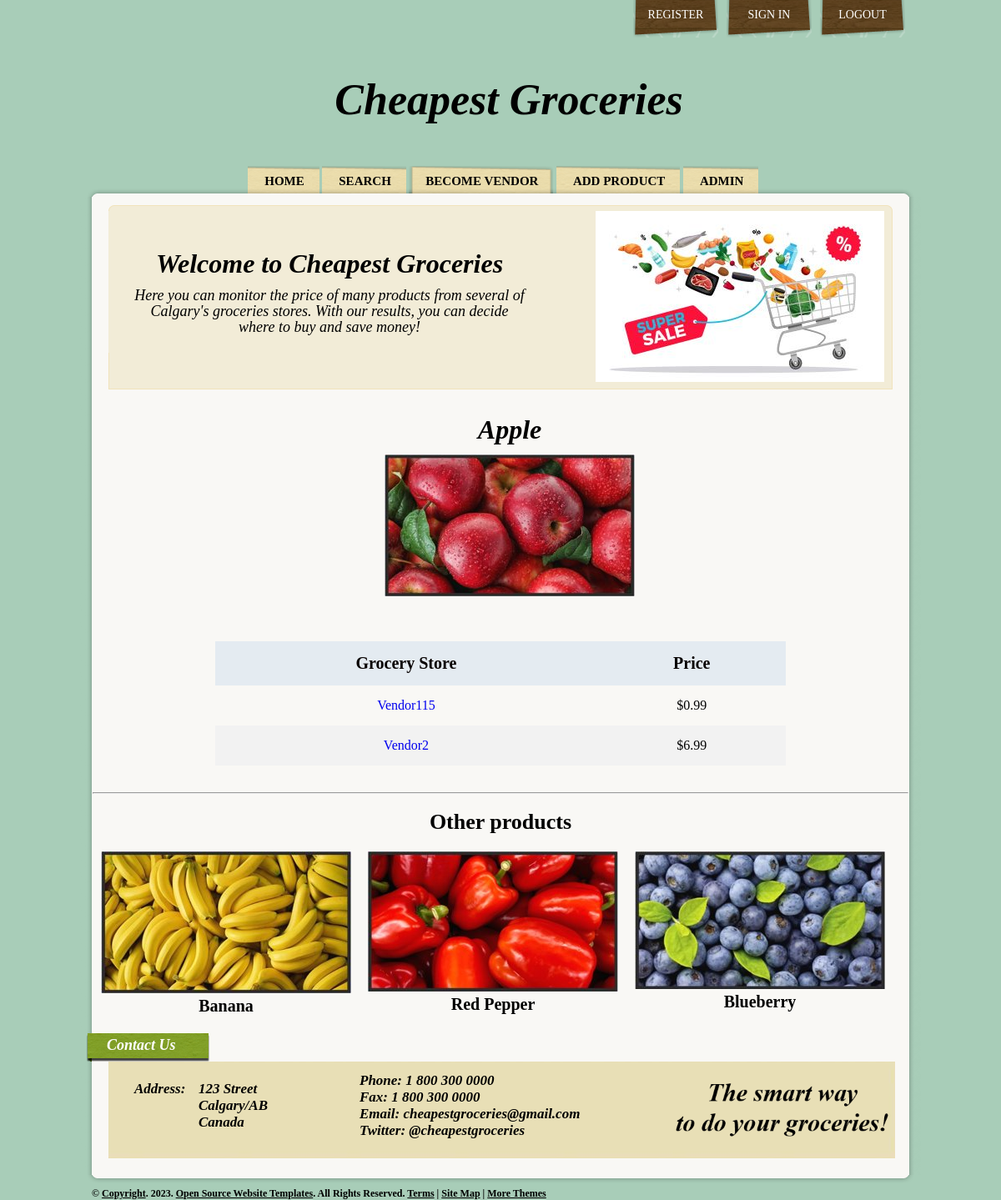
Screenshot of /Fruits_Vegetables/apple_vendor115/ (signed in) with the database file from the repository.
### products/models.py (models this page shows, shortened)
class Product(models.Model):
    category    = models.ForeignKey(Category, related_name = 'products', on_delete = models.CASCADE)
    vendor      = models.ForeignKey(Vendor, related_name = 'products', on_delete = models.CASCADE)
    title       = models.CharField(max_length = 200)
    slug        = models.SlugField(max_length = 200, unique = True) #used in the urls
    price       = models.DecimalField(max_digits = 6, decimal_places = 2, blank=True, default = 0.0)
    date_added  = models.DateTimeField(auto_now_add = True)
    image       = models.ImageField(upload_to = 'uploads/', blank = True, null = True)
    thumbnail   = models.ImageField(upload_to = 'uploads/', blank = True, null = True)
    class Meta:
        ordering = ['-date_added'] #data in descent order
    def __str__(self):
        return self.title #self.vendor
    def get_thumbnail(self):
        if self.thumbnail:
            return self.thumbnail.url

### vendor/models.py (models this page shows, shortened)
class Vendor(models.Model):
    name = models.CharField(max_length = 255)
    created_at = models.DateTimeField(auto_now_add = True)
    created_by = models.OneToOneField(User, related_name = 'vendor', on_delete = models.CASCADE)
    class Meta:
        ordering = ['name']

### products/views.py (the view)
# urls.py: path('<slug:category_slug>/<slug:product_slug>/', product, name = 'product'), #own
def product(request, category_slug, product_slug):
    product = get_object_or_404(Product, category__slug = category_slug, slug = product_slug)
    list_products =  Product.objects.filter(title=product).values()
    list_id = []
    list_price = []
    list_final = {}
    for p in list_products:
        list_id.append(p['vendor_id'])
        list_price.append(p['price'])
    vendor_name = []
    vendor_id =  Vendor.objects.filter(pk__in=list_id)
    for n in vendor_id:
        vendor_name.append(n.name)
    for p, v in enumerate(vendor_name):
        list_final[v] = list_price[p]
    list_final = dict(sorted(list_final.items(), key=operator.itemgetter(1)))
    print(list_final)
    other_products = list(product.category.products.exclude(id=product.id))
    if len(other_products) >= 3:
        other_products = random.sample(other_products, 3)
    template = 'product.html'
    content = {'product': product, 'other_products': other_products, 'list_final': list_final}
    return render(request, template, content)

### products/context_processors.py (called while the page is built)
def menu_categories(request):
    categories = Category.objects.all()
    return {'menu_categories': categories}

### templates/product.html (shortened to what this page needs)
{% extends "base.html" %}
{% block content %}
    {% if user.is_authenticated %}
        <div class="productview">
            {% if product.image %}
                <h1>{{ product.title }}</h1>
                <figure class="image">
                    <img src="{{ product.get_thumbnail }}">
                </figure>
            {% endif %}
        </div>
        <div class="box">
            <table class="table-v-a center-t">
                <thead class="table-fonth">
                    <tr class="tr-v-a tr-v-a-h">
                        <th class="th-td-v-a th-color">Grocery Store</th>
                        <th class="th-td-v-a th-color">Price</th>
                    </tr>
                </thead>
                <tbody>
                    {% for vendor,price in list_final.items %}
                        <tr class="tr-v-a tr-v-a-h table-fontr">
                            <td class="th-td-v-a"><a href="{% url 'product' product.category.slug product.slug %}"
                                style="text-decoration: none;">{{ vendor }}</a></td>
                            <td class="th-td-v-a">${{ price }}</td>
                        </tr>
                    {% endfor %}
                </tbody>
            </table>
            <br>
            <br>
        </div>
        <hr class="rounded">
        {% if other_products %}
            <div class="column is-12">
                <h2 class="h1 font-weight-normal form-register-h2">Other products</h2>
            </div>
            {% for product in other_products %}
                {% include 'list_item.html' %}
            {% endfor %}
        {% endif %}
    {% else %}
        <div class="heading">
            Hello
        </div>
        <p class="msglogout">You're not logged in. Would you like to
        <a href="{% url 'login' %}">login</a>?</p>
    {% endif %}
{% endblock %}

### templates/list_item.html
<div class="productHolder">
    <figure>
        <a href="{% url 'product' product.category.slug product.slug %}">
        <img src="{{ product.get_thumbnail }}"></a>
    </figure>
    <h class="product">{{ product.title }}</h>
</div>

### pages/static/css/style.css (style rules this page uses)
* { margin:0px; }
img { border:none; }
body { background:#a8cdb8; color:#000000; font-family:Times, "Times New Roman", Georgia, serif; font-size:14px; }
h1 { color:#000000; font-size:32px; font-style:italic; line-height:normal; margin:5px 0px 10px; }
.form-register-h2 { text-align: center; padding-top: 0.5cm; font-size: 26px; padding-bottom: 0.5cm; }
.product { text-align: center; color:#000000; font-size:20px; font-weight: bold; font-style: normal; padding:10px; }
.productHolder { float:left; width:300px; padding-bottom:5px; margin:0px 10px; text-align: center; }
.productview { float:center; width:300px; padding-bottom:center; margin: 30px 300px 50px 350px; text-align: center; }
.table-v-a { border-collapse: collapse; width: 70%; padding: 15px 15px 15px 15px; }
.center-t { margin-left: auto; margin-right: auto; }
.th-color { background-color: #e4ebf1; color: rgb(7, 1, 1); }
.th-td-v-a { text-align: center; padding: 15px; }
.tr-v-a:nth-child(even) { background-color: #f2f2f2; }
.table-fonth { font-size: 20px; font-weight: bold; }
.table-fontr { font-size: 16px; font-weight: normal; }

### rows the page displays
Product: title "Apple", get_thumbnail (picture), list_final "6.99"
Vendor: list_final "Vendor115"
Product: list_final "0.99"
Vendor: list_final "Vendor2"
Product: get_thumbnail (picture), title "Banana"
Product: get_thumbnail (picture), title "Red Pepper"
Product: get_thumbnail (picture), title "Blueberry"
